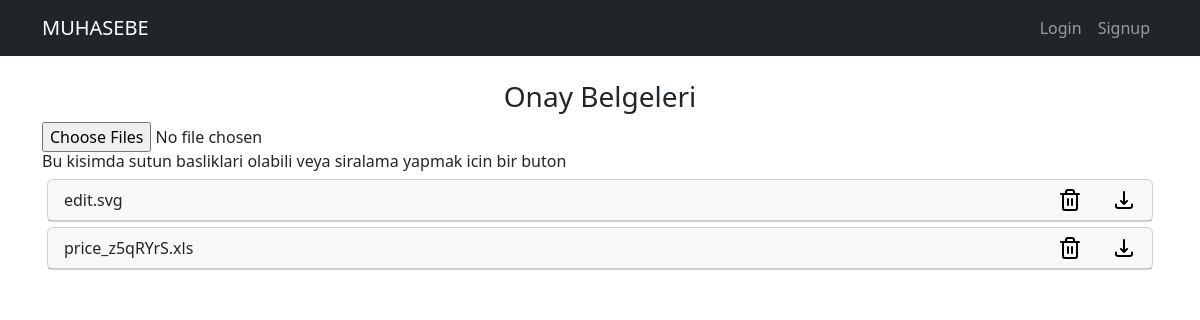
Page /onay_list/ on the earlier database version.
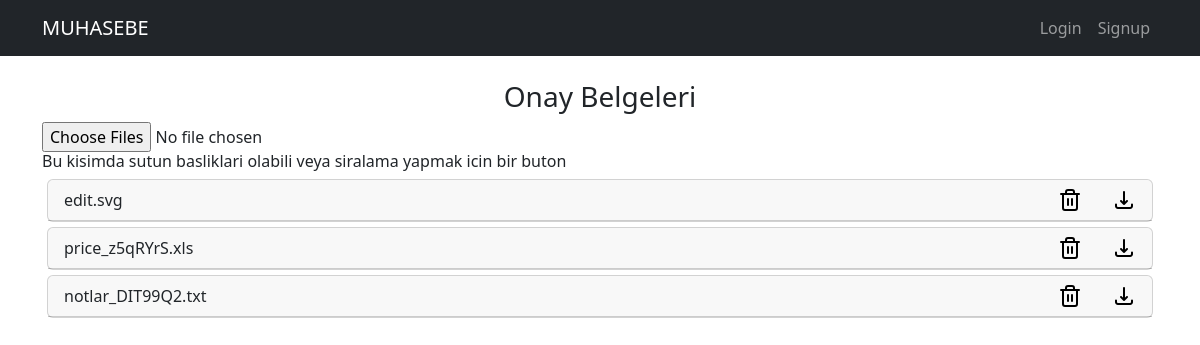
Same page on the later database version.
### muhapp/models.py (models this page shows, shortened)
class OnayUploadedModel(models.Model):
    file = models.FileField(upload_to='')
    uploaded_at = models.DateTimeField(auto_now_add=True)

### muhapp/views.py (the view)
# urls.py: path('onay_list/', views.onay_list_view, name='onay_list'),
def onay_list_view(request):
    files = models.OnayUploadedModel.objects.all()  # models.py'deki modele göre
    return render(request, 'muhapp/onaylar.html', {'files': files})

### muhapp/templates/muhapp/onaylar.html (shortened to what this page needs)
{% extends "base.html" %}
{% load static %}
{%block content%}
<div class="container">
  <div style="text-align:center;"><h3>Onay Belgeleri</h3></div>
  <form action="/onay_upload/" method="POST" class="dropzone" id="my-awesome-dropzone">
    <div class="fallback">
      <input name="file" type="file" multiple>
    </div>
  <h6>Bu kisimda sutun basliklari olabili veya siralama yapmak icin bir buton</h6>
    {% for file in files %}
    <div class="card" style="margin: 5px;">
      <div class="card-header" style="display: flex; justify-content: space-between;">
        <div class="" style="width: 90%; "><span class="dosya-label">{{ file.file.name }}</span></div>
        <div class="" >
          <a href="{% url 'muhapp:onay_delete' file.id %}" class="delete-link">
            <img  src="{% static 'muhapp/images/trash.svg' %}" alt="Sil" style="width: 24px;  ">
          </a></div>
        <div class="">
          <a href="{% url 'muhapp:onay_download' file_id=file.id %}">
            <img  src="{% static 'muhapp/images/download.png' %}" alt="İndir" style="width: 24px;">
          </a></div>
      </div>
    </div>
    {% endfor %}
</form>
</div>
{%endblock%}

Differences in the rows shown:
added OnayUploadedModel: file.name "notlar_DIT99Q2.txt"
